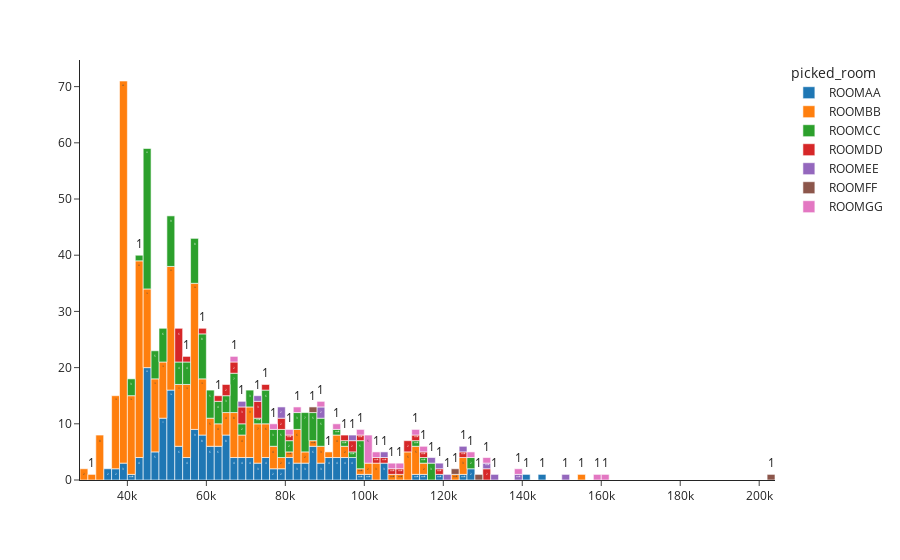

The code cell stored with this chart in its notebook:
### Code cell
#The histrogram of the prices of the different types of rooms
df = search_room_EUR[search_room_EUR['picked_price'] != 0]
fig = px.histogram(df,
                   x='room_price_night',
                   color='picked_room',
                   template='simple_white',
                   #barnorm='percent', 
                   text_auto=True,
                   nbins=100)
fig.update_layout(xaxis_title=None, yaxis_title=None)
fig.show()

### Figure 1 — Plotly figure (JSON) as saved in the notebook; plotly's stock layout.template omitted (floating-point values rounded to 4 significant figures; data arrays with more than 128 entries replaced by an {"elided": "..."} marker saying what was removed)
{"data": [{"alignmentgroup": "True", "bingroup": "x", "hovertemplate": "picked_room=ROOMAA<br>room_price_night=%{x}<br>count=%{y}<extra></extra>", "legendgroup": "ROOMAA", "marker": {"color": "#1F77B4", "pattern": {"shape": ""}}, "name": "ROOMAA", "nbinsx": 100, "offsetgroup": "ROOMAA", "orientation": "v", "showlegend": true, "texttemplate": "%{value}", "type": "histogram", "x": {"elided": "182 float values"}, "xaxis": "x", "yaxis": "y"}, {"alignmentgroup": "True", "bingroup": "x", "hovertemplate": "picked_room=ROOMBB<br>room_price_night=%{x}<br>count=%{y}<extra></extra>", "legendgroup": "ROOMBB", "marker": {"color": "#FF7F0E", "pattern": {"shape": ""}}, "name": "ROOMBB", "nbinsx": 100, "offsetgroup": "ROOMBB", "orientation": "v", "showlegend": true, "texttemplate": "%{value}", "type": "histogram", "x": {"elided": "358 float values"}, "xaxis": "x", "yaxis": "y"}, {"alignmentgroup": "True", "bingroup": "x", "hovertemplate": "picked_room=ROOMCC<br>room_price_night=%{x}<br>count=%{y}<extra></extra>", "legendgroup": "ROOMCC", "marker": {"color": "#2CA02C", "pattern": {"shape": ""}}, "name": "ROOMCC", "nbinsx": 100, "offsetgroup": "ROOMCC", "orientation": "v", "showlegend": true, "texttemplate": "%{value}", "type": "histogram", "x": {"elided": "149 float values"}, "xaxis": "x", "yaxis": "y"}, {"alignmentgroup": "True", "bingroup": "x", "hovertemplate": "picked_room=ROOMDD<br>room_price_night=%{x}<br>count=%{y}<extra></extra>", "legendgroup": "ROOMDD", "marker": {"color": "#D62728", "pattern": {"shape": ""}}, "name": "ROOMDD", "nbinsx": 100, "offsetgroup": "ROOMDD", "orientation": "v", "showlegend": true, "texttemplate": "%{value}", "type": "histogram", "x": [73610.0, 124400.0, 69255, 96390, 113526, 98960.0, 95100.0, 108700.0, 67873, 97354, 107100.0, 64670.0, 114000.0, 74486, 66922, 64147, 73260.0, 105065, 53980.0, 58212, 53980.0, 53980.0, 62820.0, 55500.0, 81500.0, 73630.0, 53980.0, 53980.0, 53980.0, 69850.0, 79380, 79380, 69230, 119900.0, 111400.0, 111800.0, 131040, 131544, 103100.0], "xaxis": "x", "yaxis": "y"}, {"alignmentgroup": "True", "bingroup": "x", "hovertemplate": "picked_room=ROOMEE<br>room_price_night=%{x}<br>count=%{y}<extra></extra>", "legendgroup": "ROOMEE", "marker": {"color": "#9467BD", "pattern": {"shape": ""}}, "name": "ROOMEE", "nbinsx": 100, "offsetgroup": "ROOMEE", "orientation": "v", "showlegend": true, "texttemplate": "%{value}", "type": "histogram", "x": [120600.0, 116494, 104101, 133800.0, 151632, 118213, 124416, 97971, 139740, 79040, 79040, 69401, 88679, 88679, 131168, 73570], "xaxis": "x", "yaxis": "y"}, {"alignmentgroup": "True", "bingroup": "x", "hovertemplate": "picked_room=ROOMFF<br>room_price_night=%{x}<br>count=%{y}<extra></extra>", "legendgroup": "ROOMFF", "marker": {"color": "#8C564B", "pattern": {"shape": ""}}, "name": "ROOMFF", "nbinsx": 100, "offsetgroup": "ROOMFF", "orientation": "v", "showlegend": true, "texttemplate": "%{value}", "type": "histogram", "x": [122300.0, 129500.0, 87030.0, 202500], "xaxis": "x", "yaxis": "y"}, {"alignmentgroup": "True", "bingroup": "x", "hovertemplate": "picked_room=ROOMGG<br>room_price_night=%{x}<br>count=%{y}<extra></extra>", "legendgroup": "ROOMGG", "marker": {"color": "#E377C2", "pattern": {"shape": ""}}, "name": "ROOMGG", "nbinsx": 100, "offsetgroup": "ROOMGG", "orientation": "v", "showlegend": true, "texttemplate": "%{value}", "type": "histogram", "x": [77850.0, 161200.0, 102100.0, 101300.0, 127967, 115170, 138884, 101300.0, 131118, 101347, 106200.0, 101300.0, 83010.0, 88420.0, 81570.0, 67590.0, 158400.0, 112608, 108070, 98431, 92648, 101300.0], "xaxis": "x", "yaxis": "y"}], "layout": {"autosize": true, "barmode": "relative", "legend": {"title": {"text": "picked_room"}, "tracegroupgap": 0}, "margin": {"t": 60}, "xaxis": {"anchor": "y", "autorange": true, "domain": [0, 1], "range": [28000, 204000], "title": {}, "type": "linear"}, "yaxis": {"anchor": "x", "autorange": true, "domain": [0, 1], "range": [0, 74.74], "title": {}}}}
